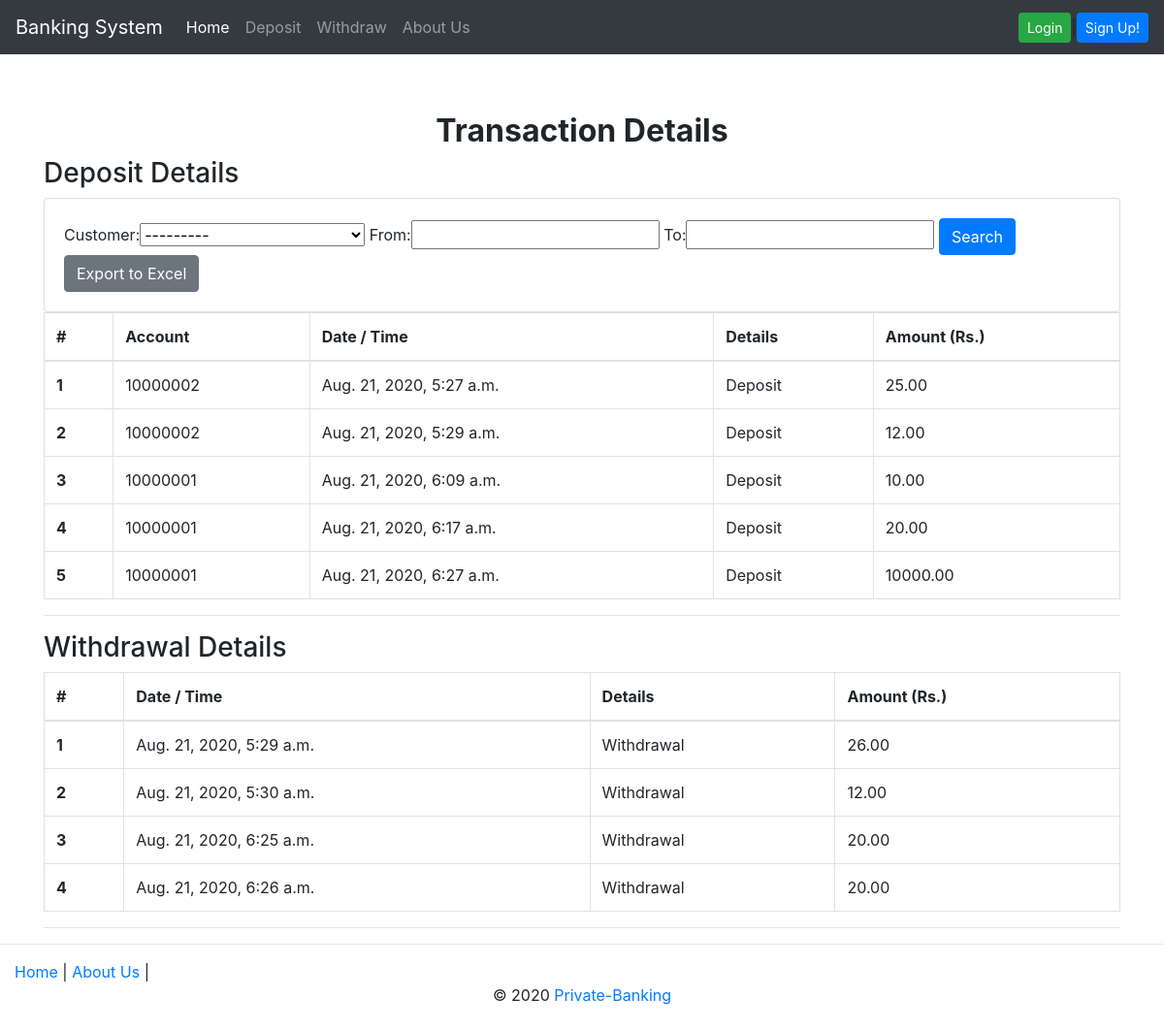
/recordSheet/, run on the app's committed database.
### transactions/models.py (models this page shows, shortened)
class Deposit(models.Model):
	customer = models.ForeignKey(Customer, on_delete = models.CASCADE)
	amount = models.DecimalField(max_digits = 8, decimal_places=2)
	timestamp = models.DateTimeField(auto_now_add=True)

class Withdrawal(models.Model):
	customer = models.ForeignKey(Customer, on_delete = models.CASCADE)
	amount = models.DecimalField(max_digits = 8, decimal_places=2)
	timestamp = models.DateTimeField(auto_now_add=True)

### accounts/models.py (models this page shows)
class Customer(models.Model):
	user = models.OneToOneField(User, on_delete=models.CASCADE)
	name = models.CharField(max_length = 200, null=True)
	account_no = models.PositiveIntegerField(
		unique=True,
		validators=[MinValueValidator(10000000),MaxValueValidator(99999999)]
	)
	balance = models.DecimalField(default=10,max_digits=8,decimal_places=2)
	GENDER_CHOICE = (
		('M', 'Male'),
		('F', 'Female')
	)
	gender = models.CharField(max_length=1, choices=GENDER_CHOICE)
	phone = models.IntegerField(unique=True, blank=True, null=True)
	email = models.EmailField(unique=True, null=False, blank=False)
	date_create = models.DateTimeField(auto_now_add=True, null=True)
	def __str__(self):
		return str(str(self.account_no)+"-"+self.name)

### transactions/views.py (the view)
# urls.py: path('recordSheet/', recordSheetView, name='recordSheet'),
def recordSheetView(request):
	deposit = Deposit.objects.all()
	depositTransactionFilter = DepositTransactionFilter(request.GET, queryset=deposit)
	deposit = depositTransactionFilter.qs
	print(depositTransactionFilter)
	withdrawal = Withdrawal.objects.all()
	context = {
		'depositTransactionFilter': depositTransactionFilter,
		'deposit': deposit,
		'withdrawal': withdrawal,
	}
	return render(request, 'recordSheet.html', context)

### banksystem/templates/recordSheet.html (shortened to what this page needs)
{% extends 'base.html' %}
{% block content %}
<div class="page-header">
  <h2 class="text-center"><b>Transaction Details</b></h2>
</div>
<h3>Deposit Details</h3>
<div class="row">
  <div class="col">
    <div class="card card-body">
      <form method="get">
          {{ depositTransactionFilter.form}}
        <button class='btn btn-primary' type='Submit'>Search</button>
        <a href="{%url 'export_excel' %}" class='btn btn-secondary'>Export to Excel</a>
      </form>
    </div>
  </div>
</div>
<table class="table table-hover table-bordered">
  <thead>
    <tr>
      <th>#</th>
      <th>Account</th>
      <th>Date / Time</th>
      <th>Details</th>
      <th>Amount (Rs.)</th>
    </tr>
  </thead>
  <tbody>
    <tr>
    {% for obj in deposit %}
      <th scope="row">{{forloop.counter}}</th>
      <td>{{obj.customer.account_no}}</td>
      <td>{{ obj.timestamp }}</td>
      <td>Deposit</td>
      <td>{{ obj.amount }}</td>
    </tr>
    {% endfor %}
  </tbody>
</table>
<hr>
<h3>Withdrawal Details</h3>
<table class="table table-hover table-bordered">
  <thead>
    <tr>
      <th>#</th>
      <th>Date / Time</th>
      <th>Details</th>
      <th>Amount (Rs.)</th>
    </tr>
  </thead>
  <tbody>
    <tr>
    {% for obj in withdrawal %}
      <th scope="row">{{forloop.counter}}</th>
      <td>{{ obj.timestamp }}</td>
      <td>Withdrawal</td>
      <td>{{ obj.amount }}</td>
    </tr>
    {% endfor %}
  </tbody>
</table>
<hr>
{% endblock content %}

### data on the page
Deposit: customer.account_no "10000002", timestamp "Aug. 21, 2020, 5:27 a.m.", amount "25.00"
Deposit: customer.account_no "10000002", timestamp "Aug. 21, 2020, 5:29 a.m.", amount "12.00"
Deposit: customer.account_no "10000001", timestamp "Aug. 21, 2020, 6:09 a.m.", amount "10.00"
Deposit: customer.account_no "10000001", timestamp "Aug. 21, 2020, 6:17 a.m.", amount "20.00"
Deposit: customer.account_no "10000001", timestamp "Aug. 21, 2020, 6:27 a.m.", amount "10000.00"
Withdrawal: timestamp "Aug. 21, 2020, 5:29 a.m.", amount "26.00"
Withdrawal: timestamp "Aug. 21, 2020, 5:30 a.m.", amount "12.00"
Withdrawal: timestamp "Aug. 21, 2020, 6:25 a.m.", amount "20.00"
Withdrawal: timestamp "Aug. 21, 2020, 6:26 a.m.", amount "20.00"
